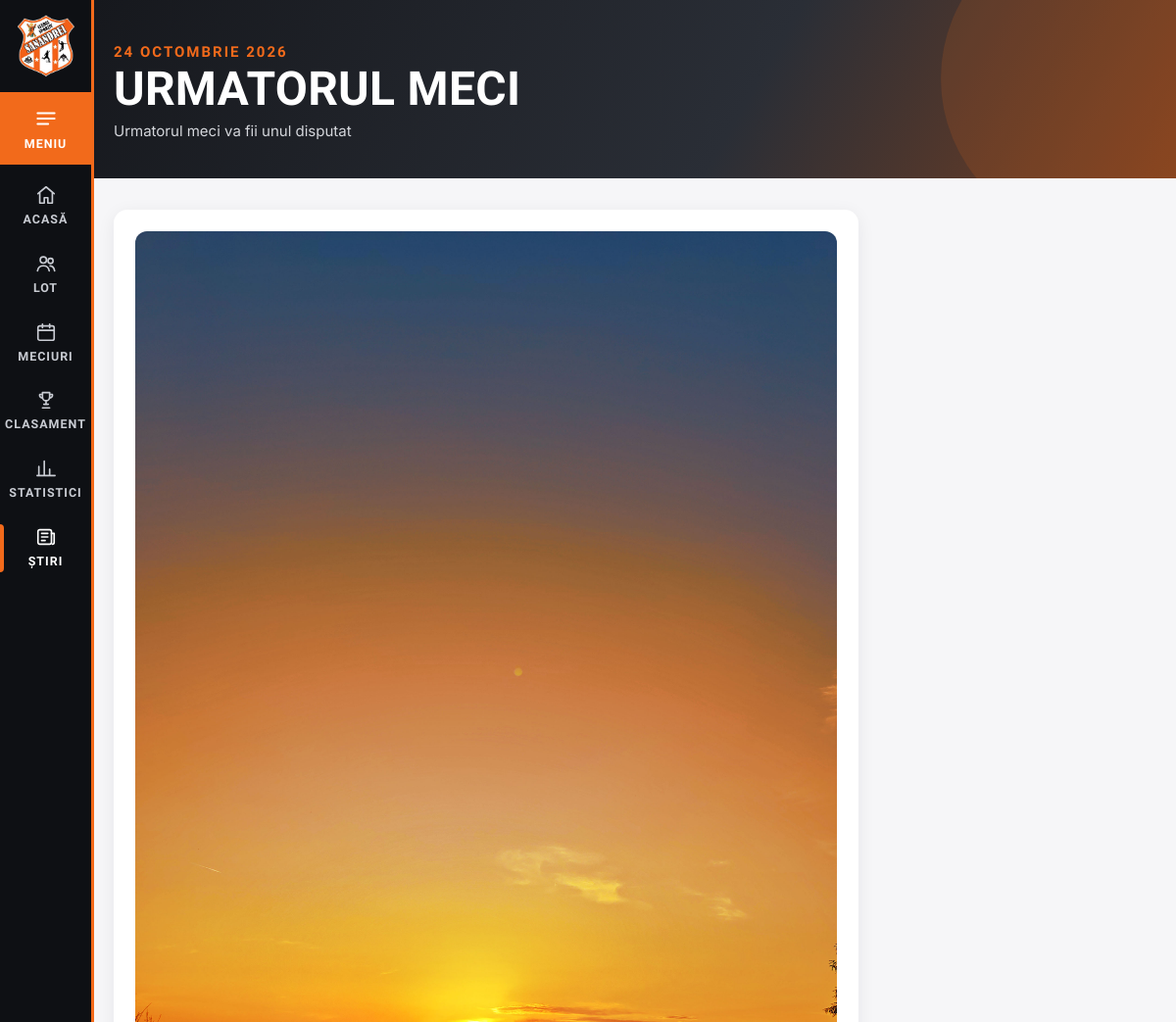
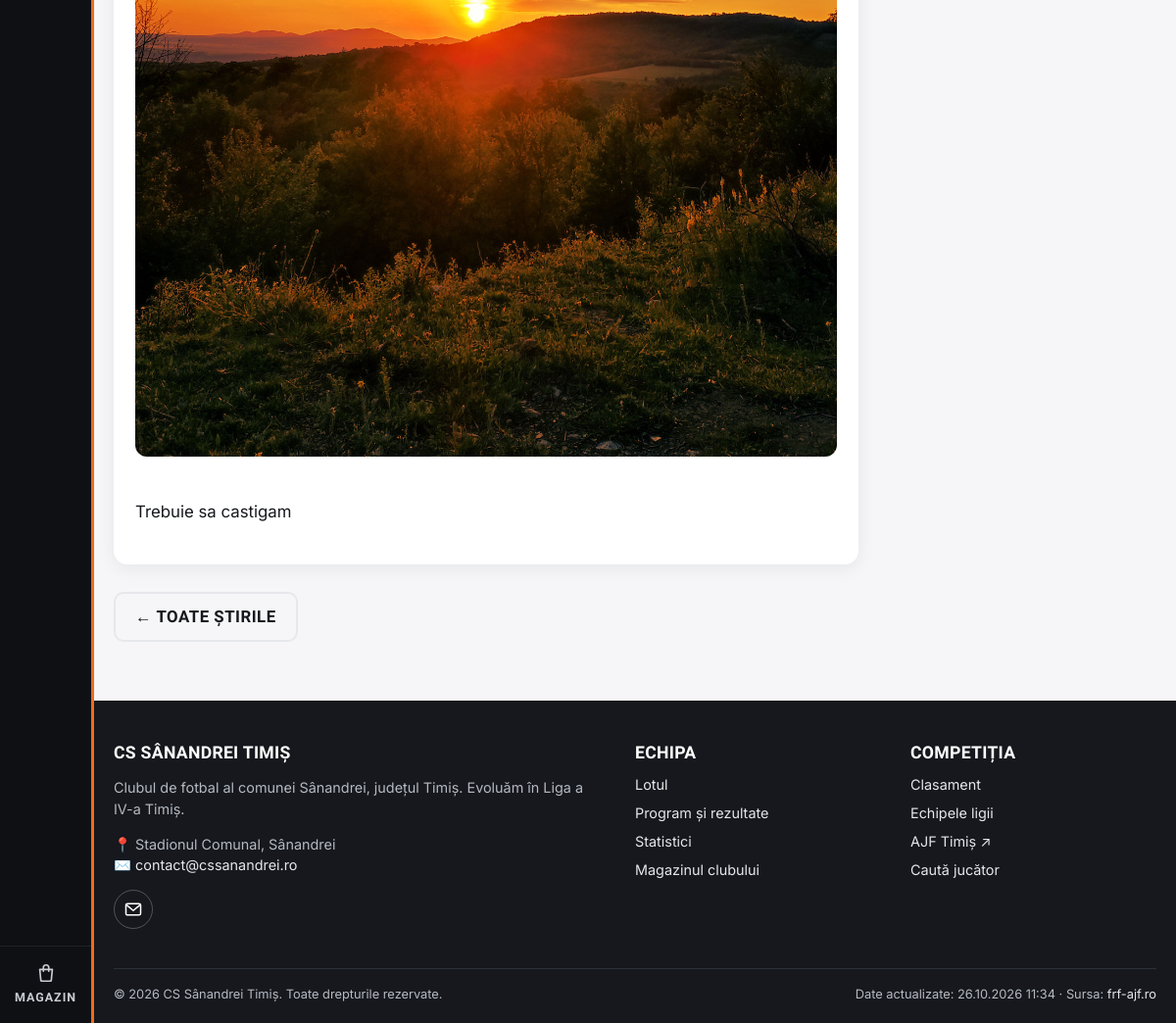
Before: /stiri/2026-10-24-urmatorul-meci/ with the older database file (2 pictures, top to bottom).
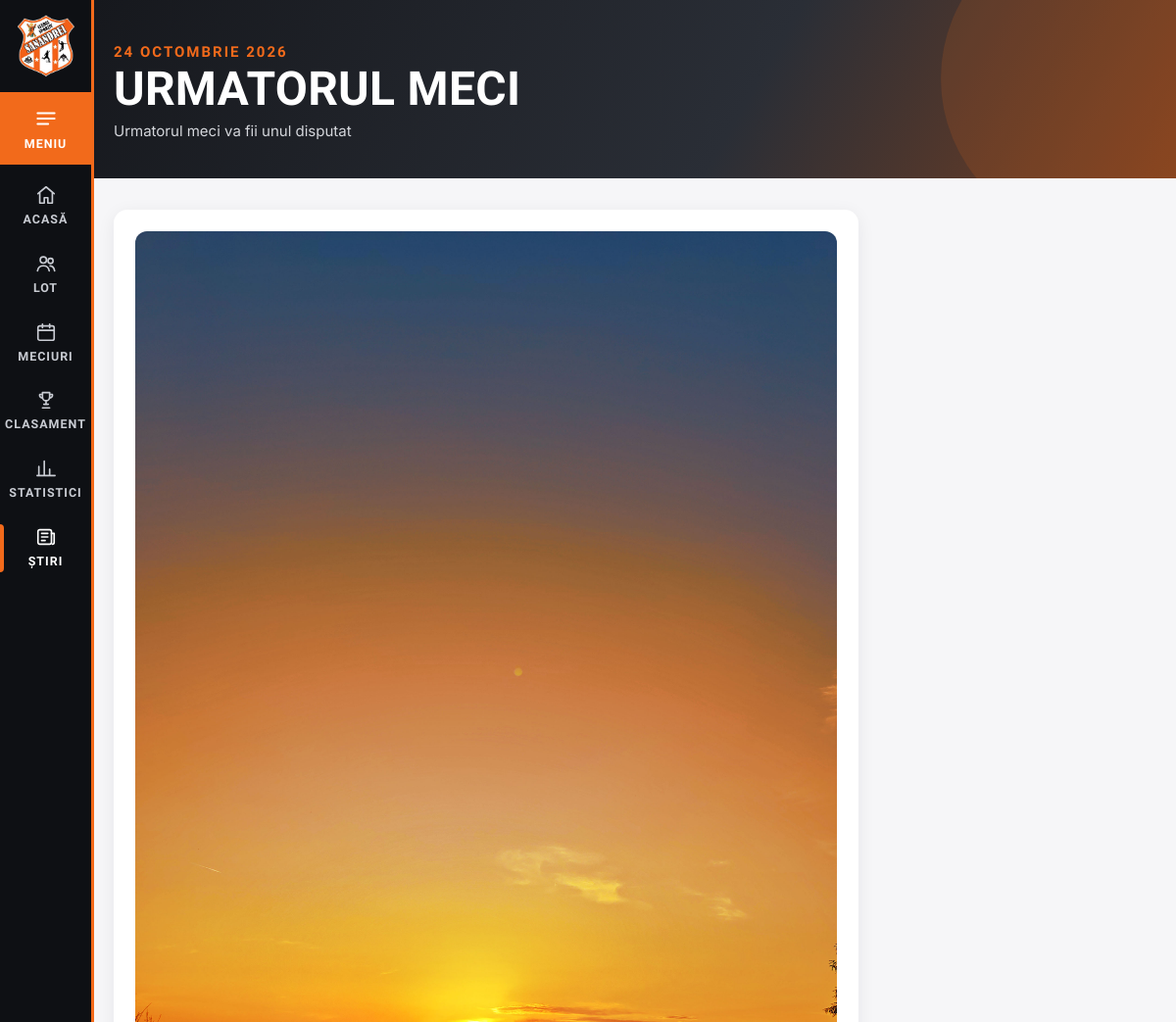
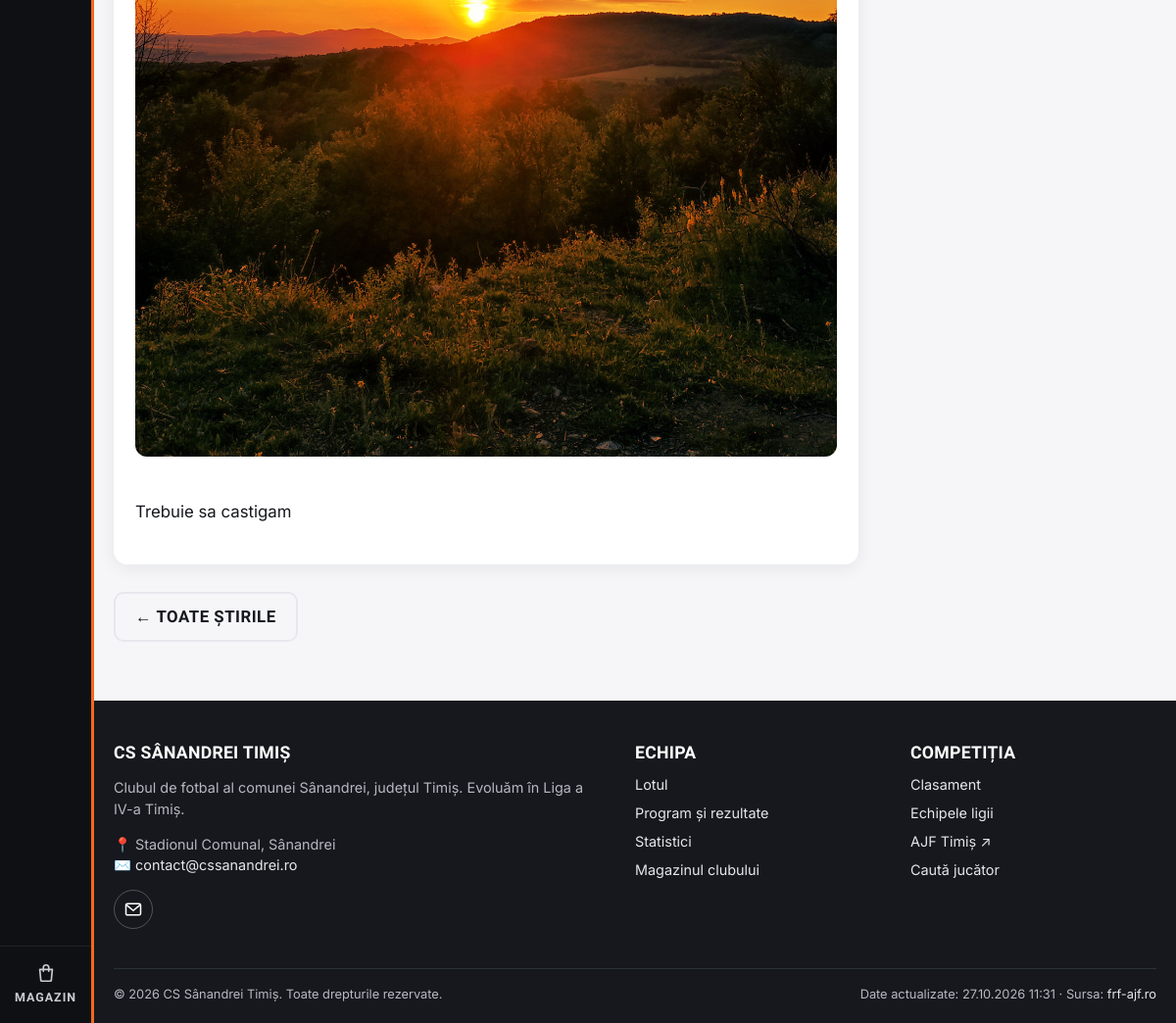
After: the same page with the newer database file (2 pictures, top to bottom).
### core/models.py (models this page shows, shortened)
class News(models.Model):
    title = models.CharField(max_length=200)
    slug = models.SlugField(unique=True)
    summary = models.CharField(max_length=300, blank=True)
    body = models.TextField()
    image = models.ImageField(upload_to="news/", blank=True)
    published_at = models.DateTimeField(default=timezone.now)
    is_published = models.BooleanField(default=True)
    class Meta:
        ordering = ["-published_at"]
        verbose_name_plural = "news"
    @property
    def body_html(self):
        from .content import render_markdown
        return render_markdown(self.body)

### teams/models.py (models this page shows, shortened)
class SyncRun(models.Model):
    started_at = models.DateTimeField(auto_now_add=True)
    finished_at = models.DateTimeField(null=True, blank=True)
    ok = models.BooleanField(default=False)
    summary = models.TextField(blank=True)
    class Meta:
        ordering = ["-started_at"]

### core/views.py (the view)
# urls.py: path("stiri/<slug:slug>/", news_detail, name="news_detail"),
def news_detail(request, slug):
    item = get_object_or_404(News, slug=slug, is_published=True)
    return render(request, "core/news_detail.html", {"item": item})

### core/content.py (called while the page is built)
def content_dir():
    return Path(settings.CONTENT_DIR)

def read_yaml(path, default=None):
    path = Path(path)
    if not path.exists():
        return default
    data = yaml.safe_load(path.read_text(encoding="utf-8"))
    return default if data is None else data

def render_markdown(text):
    html = md.markdown(text or "", extensions=["extra", "sane_lists", "nl2br"])
    prefix = settings.MEDIA_URL
    html = re.sub(r'(src|href)="/?media/', rf'\1="{prefix}', html)
    return mark_safe(html)

def site_settings():
    data = read_yaml(content_dir() / "setari.yml", {}) or {}
    return {
        "CLUB_EMAIL": data.get("email") or settings.CLUB_EMAIL,
        "CLUB_PHONE": str(data.get("telefon") or settings.CLUB_PHONE or ""),
        "CLUB_VENUE": data.get("stadion") or settings.CLUB_VENUE,
        "CLUB_FACEBOOK": data.get("facebook") or "",
        "CLUB_INSTAGRAM": data.get("instagram") or "",
        "CLUB_YOUTUBE": data.get("youtube") or "",
        "CLUB_TIKTOK": data.get("tiktok") or "",
        "CLUB_ABOUT": data.get("despre") or "",
        "CLUB_MOTTO": data.get("moto") or DEFAULT_MOTTO,
        "CLUB_MOTTO_TEXT": data.get("moto_text") or DEFAULT_MOTTO_TEXT,
    }

### core/templates/core/news_detail.html (shortened to what this page needs)
{% extends "base.html" %}
{% block hero %}<section class="page-hero"><div class="container"><div class="eyebrow">{{ item.published_at|date:"j F Y" }}</div><h1>{{ item.title }}</h1>{% if item.summary %}<p>{{ item.summary }}</p>{% endif %}</div></section>{% endblock %}
{% block content %}
<article class="card prose">
  {% if item.image %}<img src="{{ item.image.url }}" alt="" style="border-radius:12px;margin-bottom:16px">{% endif %}
  {{ item.body_html }}
</article>
<p class="mt"><a class="btn btn-ghost" href="{% url 'news_list' %}">← Toate știrile</a></p>
{% endblock %}

### templates/base.html (shortened to what this page needs)
{% load static ui %}<!DOCTYPE html>
<html lang="ro">
<head>
  <link rel="stylesheet" href="{% static 'css/style.css' %}">
</head>
<body class="{% block body_class %}{% endblock %}">
  {% with url=request.resolver_match.url_name %}
  <aside class="side-nav" aria-label="Meniu principal">
    <a class="side-logo" href="{% url 'home' %}" title="{{ CLUB_NAME }}"><img src="{% static 'img/logo.jpg' %}" alt="Sigla {{ CLUB_NAME }}"></a>
    <button class="side-menu-btn" type="button" data-menu-open aria-controls="menu-panel" aria-expanded="false">{% icon "menu" 26 %}<span>Meniu</span></button>
    <nav class="side-links">
      <a href="{% url 'home' %}" class="{% if url == 'home' %}active{% endif %}">{% icon "home" %}<span>Acasă</span></a>
      <a href="{% url 'squad_list' %}" class="{% if url == 'squad_list' or url == 'player_detail' %}active{% endif %}">{% icon "users" %}<span>Lot</span></a>
      <a href="{% url 'fixtures' %}" class="{% if url == 'fixtures' or url == 'fixtures_round' or url == 'match_detail' %}active{% endif %}">{% icon "calendar" %}<span>Meciuri</span></a>
      <a href="{% url 'standings' %}" class="{% if url == 'standings' or url == 'standings_view' %}active{% endif %}">{% icon "table" %}<span>Clasament</span></a>
      <a href="{% url 'stats' %}" class="{% if url == 'stats' %}active{% endif %}">{% icon "chart" %}<span>Statistici</span></a>
      <a href="{% url 'news_list' %}" class="{% if url == 'news_list' or url == 'news_detail' %}active{% endif %}">{% icon "news" %}<span>Știri</span></a>
    </nav>
    <a class="side-shop" href="{% url 'shop:product_list' %}" title="Magazin">{% icon "bag" %}<span>Magazin</span></a>
  </aside>
  {% endwith %}
  <main id="main" class="site-main">
    {% block hero %}{% endblock %}
    <div class="container">
      {% block content %}{% endblock %}
    </div>
  </main>
  <footer class="site-footer site-main">
    <div class="container">
      <div class="footer-grid">
        <div>
          <h4>{{ CLUB_NAME }}</h4>
          <p>{{ CLUB_ABOUT|default:"Clubul de fotbal al comunei Sânandrei, județul Timiș." }} Evoluăm în {{ COMPETITION_NAME }}.</p>
          <p>📍 {{ CLUB_VENUE }}<br>✉️ <a href="mailto:{{ CLUB_EMAIL }}">{{ CLUB_EMAIL }}</a>{% if CLUB_PHONE %}<br>📞 <a href="tel:{{ CLUB_PHONE|cut:' ' }}">{{ CLUB_PHONE }}</a>{% endif %}</p>
          {% include "_social.html" with cls="social-row" %}
        </div>
        <div>
          <h4>Echipa</h4>
          <ul>
            <li><a href="{% url 'squad_list' %}">Lotul</a></li>
            <li><a href="{% url 'fixtures' %}">Program și rezultate</a></li>
            <li><a href="{% url 'stats' %}">Statistici</a></li>
            <li><a href="{% url 'shop:product_list' %}">Magazinul clubului</a></li>
          </ul>
        </div>
        <div>
          <h4>Competiția</h4>
          <ul>
            <li><a href="{% url 'standings' %}">Clasament</a></li>
            <li><a href="{% url 'team_list' %}">Echipele ligii</a></li>
            <li><a href="{{ FRF_COMPETITION_URL }}" target="_blank" rel="noopener">AJF Timiș ↗</a></li>
            <li><a href="{% url 'search' %}">Caută jucător</a></li>
          </ul>
        </div>
      </div>
      <div class="footer-bottom">
        <span>© {% now "Y" %} {{ CLUB_NAME }}. Toate drepturile rezervate.</span>
        <span>{% if last_sync %}Date actualizate: {{ last_sync|date:"d.m.Y H:i" }} · {% endif %}Sursa: <a href="{{ FRF_COMPETITION_URL }}" target="_blank" rel="noopener">frf-ajf.ro</a></span>
      </div>
    </div>
  </footer>
</body>
</html>

Changed rows visible on the page:
no longer on this page (row unchanged): SyncRun: finished_at "26.10.2026 11:34"
added SyncRun: finished_at "27.10.2026 11:31"
